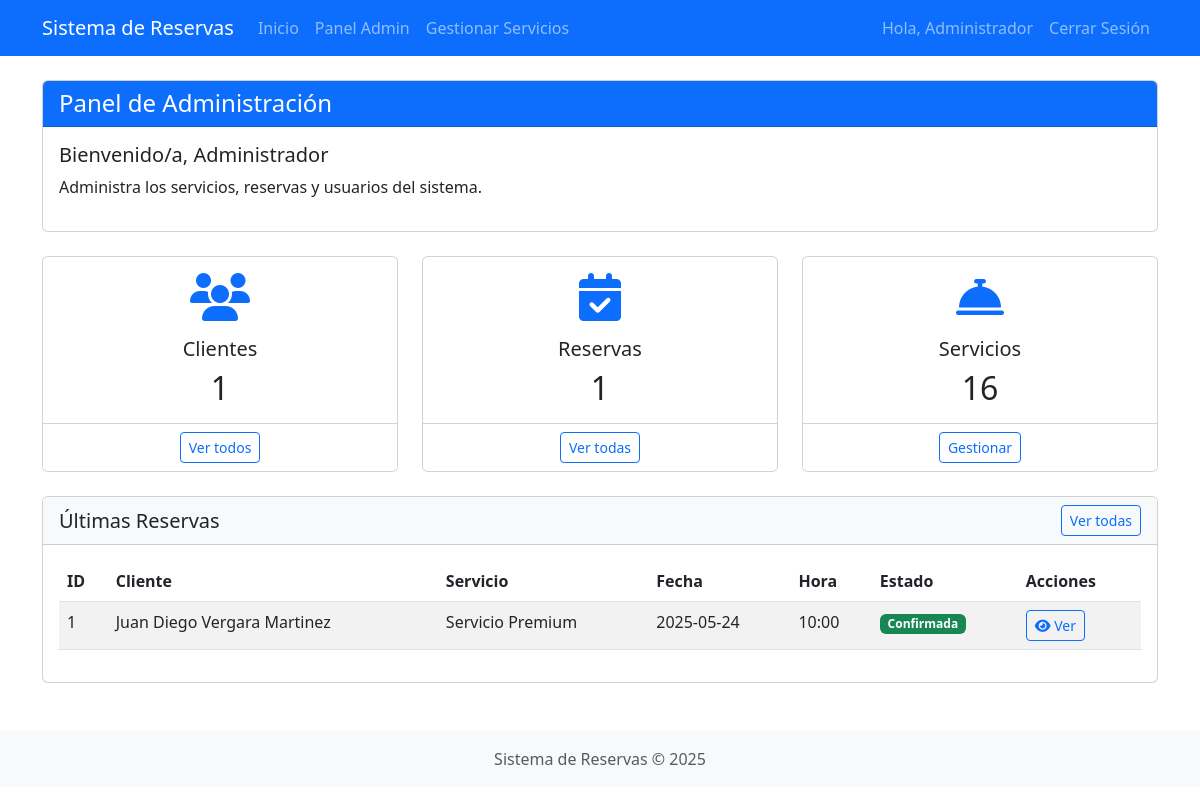
/admin/dashboard (signed in), run on the app's committed database.
### tables this page shows
CREATE TABLE reservas (
        id INTEGER PRIMARY KEY AUTOINCREMENT,
        cliente_id INTEGER NOT NULL,
        servicio_id INTEGER NOT NULL,
        empleado_id INTEGER NOT NULL,
        fecha DATE NOT NULL,
        hora_inicio TEXT NOT NULL,
        hora_fin TEXT NOT NULL,
        estado TEXT NOT NULL DEFAULT 'pendiente',  -- pendiente, confirmada, cancelada, completada
        FOREIGN KEY (cliente_id) REFERENCES usuarios (id),
        FOREIGN KEY (servicio_id) REFERENCES servicios (id),
        FOREIGN KEY (empleado_id) REFERENCES empleados (id)
    );

CREATE TABLE usuarios (
        id INTEGER PRIMARY KEY AUTOINCREMENT,
        nombre TEXT NOT NULL,
        email TEXT UNIQUE NOT NULL,
        password TEXT NOT NULL,
        rol TEXT NOT NULL  -- cliente, empleado, admin
    );

CREATE TABLE servicios (
        id INTEGER PRIMARY KEY AUTOINCREMENT,
        nombre TEXT NOT NULL,
        descripcion TEXT,
        duracion INTEGER NOT NULL,  -- duración en minutos
        precio REAL NOT NULL
    );

### app.py (the view)
@app.route('/admin/dashboard')
def admin_dashboard():
    if 'usuario_id' not in session or session['usuario_rol'] != 'admin':
        flash('Necesitas iniciar sesión como administrador', 'warning')
        return redirect(url_for('login'))
    conn = sqlite3.connect('instance/reservas.db')
    conn.row_factory = sqlite3.Row
    cursor = conn.cursor()
    cursor.execute('''
    SELECT r.id, r.fecha, r.hora_inicio, r.estado,
           u.nombre as cliente, s.nombre as servicio,
           emp.nombre as empleado
    FROM reservas r
    JOIN usuarios u ON r.cliente_id = u.id
    JOIN servicios s ON r.servicio_id = s.id
    JOIN empleados e ON r.empleado_id = e.id
    JOIN usuarios emp ON e.usuario_id = emp.id
    ORDER BY r.fecha DESC, r.hora_inicio
    LIMIT 10
    ''')
    reservas = cursor.fetchall()
    cursor.execute('SELECT COUNT(*) as total FROM usuarios WHERE rol = "cliente"')
    total_clientes = cursor.fetchone()['total']
    cursor.execute('SELECT COUNT(*) as total FROM reservas')
    total_reservas = cursor.fetchone()['total']
    cursor.execute('SELECT COUNT(*) as total FROM servicios')
    total_servicios = cursor.fetchone()['total']
    conn.close()
    return render_template('admin_dashboard.html',
                          reservas=reservas,
                          total_clientes=total_clientes,
                          total_reservas=total_reservas,
                          total_servicios=total_servicios)

### app.py (called while the page is built)
@app.context_processor
def utility_processor():
    def get_now():
        return datetime.now()
    return dict(now=get_now)

### templates/admin_dashboard.html (shortened to what this page needs)
{% extends 'base.html' %}
{% block content %}
<div class="row mb-4">
    <div class="col-md-12">
        <div class="card">
            <div class="card-header bg-primary text-white">
                <h4 class="mb-0">Panel de Administración</h4>
            </div>
            <div class="card-body">
                <h5>Bienvenido/a, {{ session['usuario_nombre'] }}</h5>
                <p>Administra los servicios, reservas y usuarios del sistema.</p>
            </div>
        </div>
    </div>
</div>
<div class="row mb-4">
    <div class="col-md-4">
        <div class="card text-center card-dashboard">
            <div class="card-body">
                <i class="fas fa-users fa-3x mb-3 text-primary"></i>
                <h5 class="card-title">Clientes</h5>
                <h2 class="mb-0">{{ total_clientes }}</h2>
            </div>
            <div class="card-footer bg-white">
                <a href="#" class="btn btn-sm btn-outline-primary">Ver todos</a>
            </div>
        </div>
    </div>
    <div class="col-md-4">
        <div class="card text-center card-dashboard">
            <div class="card-body">
                <i class="fas fa-calendar-check fa-3x mb-3 text-primary"></i>
                <h5 class="card-title">Reservas</h5>
                <h2 class="mb-0">{{ total_reservas }}</h2>
            </div>
            <div class="card-footer bg-white">
                <a href="#" class="btn btn-sm btn-outline-primary">Ver todas</a>
            </div>
        </div>
    </div>
    <div class="col-md-4">
        <div class="card text-center card-dashboard">
            <div class="card-body">
                <i class="fas fa-concierge-bell fa-3x mb-3 text-primary"></i>
                <h5 class="card-title">Servicios</h5>
                <h2 class="mb-0">{{ total_servicios }}</h2>
            </div>
            <div class="card-footer bg-white">
                <a href="{{ url_for('admin_servicios') }}" class="btn btn-sm btn-outline-primary">Gestionar</a>
            </div>
        </div>
    </div>
</div>
<div class="row">
    <div class="col-md-12">
        <div class="card">
            <div class="card-header bg-light d-flex justify-content-between align-items-center">
                <h5 class="mb-0">Últimas Reservas</h5>
                <a href="#" class="btn btn-sm btn-outline-primary">Ver todas</a>
            </div>
            <div class="card-body">
                {% if reservas %}
                <div class="table-responsive">
                    <table class="table table-striped">
                        <thead>
                            <tr>
                                <th>ID</th>
                                <th>Cliente</th>
                                <th>Servicio</th>
                                <th>Fecha</th>
                                <th>Hora</th>
                                <th>Estado</th>
                                <th>Acciones</th>
                            </tr>
                        </thead>
                        <tbody>
                            {% for reserva in reservas %}
                            <tr>
                                <td>{{ reserva['id'] }}</td>
                                <td>{{ reserva['cliente'] }}</td>
                                <td>{{ reserva['servicio'] }}</td>
                                <td>{{ reserva['fecha'] }}</td>
                                <td>{{ reserva['hora_inicio'] }}</td>
                                <td>
                                    {% if reserva['estado'] == 'pendiente' %}
                                    <span class="badge bg-warning text-dark">Pendiente</span>
                                    {% elif reserva['estado'] == 'confirmada' %}
                                    <span class="badge bg-success">Confirmada</span>
                                    {% elif reserva['estado'] == 'cancelada' %}
                                    <span class="badge bg-danger">Cancelada</span>
                                    {% elif reserva['estado'] == 'completada' %}
                                    <span class="badge bg-info">Completada</span>
                                    {% endif %}
                                </td>
                                <td>
                                    <div class="btn-group" role="group" aria-label="Acciones reserva">
                                        <a href="{{ url_for('ver_reserva', reserva_id=reserva['id']) }}"
                                            class="btn btn-sm btn-outline-primary">
                                            <i class="fas fa-eye"></i> Ver
                                        </a>
                                    </div>
                                </td>
                            </tr>
                            {% endfor %}
                        </tbody>
                    </table>
                </div>
                {% else %}
                <div class="alert alert-info">No hay reservas registradas en el sistema.</div>
                {% endif %}
            </div>
        </div>
    </div>
</div>
{% endblock %}

### templates/base.html (style rules this page uses)
.card-dashboard { transition: transform 0.3s; }

### data on the page
reservas: id "1", cliente "Juan Diego Vergara Martinez", servicio "Servicio Premium", fecha "2025-05-24", hora_inicio "10:00", estado "Confirmada"

### other printed values
{{ session['usuario_nombre'] }} "Administrador"
{{ total_clientes }} "1"
{{ total_reservas }} "1"
{{ total_servicios }} "16"
